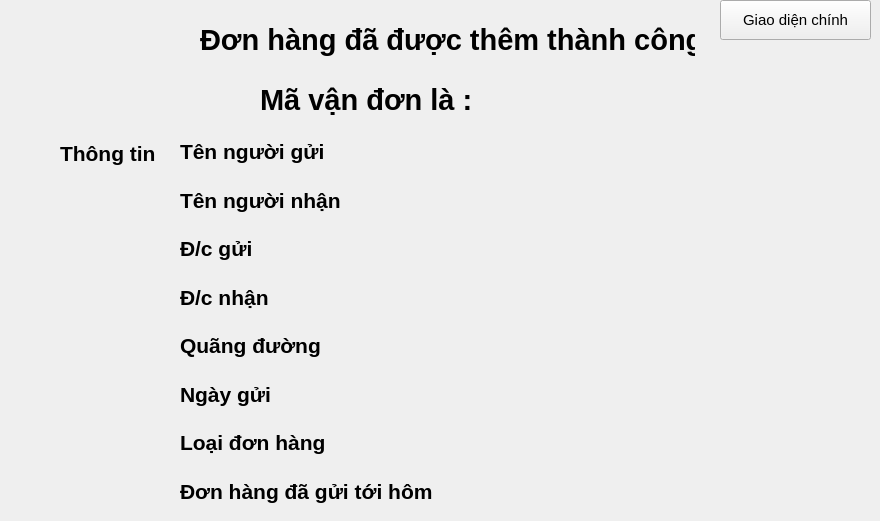
    <widget class="QWidget" name="ThemThanhCong3">
     <widget class="QLabel" name="label0_3">
      <property name="geometry">
       <rect>
        <x>200</x>
        <y>20</y>
        <width>495</width>
        <height>39</height>
       </rect>
      </property>
      <property name="font">
       <font>
        <family>Segoe UI</family>
        <pointsize>22</pointsize>
        <bold>true</bold>
       </font>
      </property>
      <property name="autoFillBackground">
       <bool>false</bool>
      </property>
      <property name="text">
       <string>Đơn hàng đã được thêm thành công</string>
      </property>
     </widget>
     <widget class="QLabel" name="label0_4">
      <property name="geometry">
       <rect>
        <x>260</x>
        <y>80</y>
        <width>212</width>
        <height>39</height>
       </rect>
      </property>
      <property name="font">
       <font>
        <family>Segoe UI</family>
        <pointsize>22</pointsize>
        <bold>true</bold>
       </font>
      </property>
      <property name="autoFillBackground">
       <bool>false</bool>
      </property>
      <property name="text">
       <string>Mã vận đơn là :</string>
      </property>
     </widget>
     <widget class="QLabel" name="label0_5">
      <property name="geometry">
       <rect>
        <x>60</x>
        <y>140</y>
        <width>97</width>
        <height>26</height>
       </rect>
      </property>
      <property name="font">
       <font>
        <family>Segoe UI</family>
        <pointsize>16</pointsize>
        <bold>true</bold>
       </font>
      </property>
      <property name="autoFillBackground">
       <bool>false</bool>
      </property>
      <property name="text">
       <string>Thông tin :</string>
      </property>
     </widget>
     <widget class="QWidget" name="verticalLayoutWidget">
      <property name="geometry">
       <rect>
        <x>180</x>
        <y>130</y>
        <width>323</width>
        <height>382</height>
       </rect>
      </property>
      <layout class="QVBoxLayout" name="verticalLayout">
       <item>
        <widget class="QLabel" name="label_28">
         <property name="font">
          <font>
           <pointsize>16</pointsize>
           <bold>true</bold>
          </font>
         </property>
         <property name="text">
          <string>Tên người gửi</string>
         </property>
        </widget>
       </item>
       <item>
        <widget class="QLabel" name="label_27">
         <property name="font">
          <font>
           <pointsize>16</pointsize>
           <bold>true</bold>
          </font>
         </property>
         <property name="text">
          <string>Tên người nhận</string>
         </property>
        </widget>
       </item>
       <item>
        <widget class="QLabel" name="label_11">
         <property name="font">
          <font>
           <pointsize>16</pointsize>
           <bold>true</bold>
          </font>
         </property>
         <property name="text">
          <string>Đ/c gửi</string>
         </property>
        </widget>
       </item>
       <item>
        <widget class="QLabel" name="label_12">
         <property name="font">
          <font>
           <pointsize>16</pointsize>
           <bold>true</bold>
          </font>
         </property>
         <property name="text">
          <string>Đ/c nhận</string>
         </property>
        </widget>
       </item>
       <item>
        <widget class="QLabel" name="label_15">
         <property name="font">
          <font>
           <pointsize>16</pointsize>
           <bold>true</bold>
          </font>
         </property>
         <property name="text">
          <string>Quãng đường</string>
         </property>
        </widget>
       </item>
       <item>
        <widget class="QLabel" name="label_14">
         <property name="font">
          <font>
           <pointsize>16</pointsize>
           <bold>true</bold>
          </font>
         </property>
         <property name="text">
          <string>Ngày gửi</string>
         </property>
        </widget>
       </item>
       <item>
        <widget class="QLabel" name="label_13">
         <property name="font">
          <font>
           <pointsize>16</pointsize>
           <bold>true</bold>
          </font>
         </property>
         <property name="text">
          <string>Loại đơn hàng</string>
         </property>
        </widget>
       </item>
       <item>
        <widget class="QLabel" name="label_16">
         <property name="font">
          <font>
           <pointsize>16</pointsize>
           <bold>true</bold>
          </font>
         </property>
         <property name="text">
          <string>Đơn hàng đã gửi tới hôm</string>
         </property>
        </widget>
       </item>
      </layout>
     </widget>
     <widget class="QPushButton" name="pushButtonVeGDCPageThemThanhCong">
      <property name="geometry">
       <rect>
        <x>720</x>
        <y>0</y>
        <width>151</width>
        <height>40</height>
       </rect>
      </property>
      <property name="font">
       <font>
        <pointsize>11</pointsize>
        <bold>false</bold>
       </font>
      </property>
      <property name="text">
       <string>Giao diện chính</string>
      </property>
     </widget>
     <widget class="QLabel" name="labelID">
      <property name="geometry">
       <rect>
        <x>490</x>
        <y>80</y>
        <width>201</width>
        <height>41</height>
       </rect>
      </property>
      <property name="font">
       <font>
        <family>Segoe UI</family>
        <pointsize>22</pointsize>
        <bold>true</bold>
       </font>
      </property>
      <property name="autoFillBackground">
       <bool>false</bool>
      </property>
      <property name="text">
       <string/>
      </property>
     </widget>
     <widget class="QWidget" name="layoutWidget">
      <property name="geometry">
       <rect>
        <x>510</x>
        <y>130</y>
        <width>351</width>
        <height>381</height>
       </rect>
      </property>
      <layout class="QVBoxLayout" name="verticalLayout_2">
       <item>
        <widget class="QLabel" name="labelTenNguoiGui">
         <property name="font">
          <font>
           <family>Segoe UI</family>
           <pointsize>16</pointsize>
           <bold>true</bold>
          </font>
         </property>
         <property name="mouseTracking">
          <bool>false</bool>
         </property>
         <property name="tabletTracking">
          <bool>false</bool>
         </property>
         <property name="autoFillBackground">
          <bool>false</bool>
         </property>
         <property name="text">
          <string/>
         </property>
        </widget>
       </item>
       <item>
        <widget class="QLabel" name="labelTenNguoiNhan">
         <property name="font">
          <font>
           <family>Segoe UI</family>
           <pointsize>16</pointsize>
           <bold>true</bold>
          </font>
         </property>
         <property name="mouseTracking">
          <bool>false</bool>
         </property>
         <property name="tabletTracking">
          <bool>false</bool>
         </property>
         <property name="autoFillBackground">
          <bool>false</bool>
         </property>
         <property name="text">
          <string/>
         </property>
        </widget>
       </item>
       <item>
        <widget class="QLabel" name="labelDiaChiGui">
         <property name="font">
          <font>
           <family>Segoe UI</family>
           <pointsize>16</pointsize>
           <bold>true</bold>
          </font>
         </property>
         <property name="mouseTracking">
          <bool>false</bool>
         </property>
         <property name="tabletTracking">
          <bool>false</bool>
         </property>
         <property name="autoFillBackground">
          <bool>false</bool>
         </property>
         <property name="text">
          <string/>
         </property>
        </widget>
       </item>
       <item>
        <widget class="QLabel" name="labelDiaChiNhan">
         <property name="font">
          <font>
           <family>Segoe UI</family>
           <pointsize>16</pointsize>
           <bold>true</bold>
          </font>
         </property>
         <property name="mouseTracking">
          <bool>false</bool>
         </property>
         <property name="tabletTracking">
          <bool>false</bool>
         </property>
         <property name="autoFillBackground">
          <bool>false</bool>
         </property>
         <property name="text">
          <string/>
         </property>
        </widget>
       </item>
       <item>
        <widget class="QLabel" name="labelQuangDuong">
         <property name="font">
          <font>
           <family>Segoe UI</family>
           <pointsize>16</pointsize>
           <bold>true</bold>
          </font>
         </property>
         <property name="mouseTracking">
          <bool>false</bool>
         </property>
         <property name="tabletTracking">
          <bool>false</bool>
         </property>
         <property name="autoFillBackground">
          <bool>false</bool>
         </property>
         <property name="text">
          <string/>
         </property>
        </widget>
       </item>
       <item>
        <widget class="QLabel" name="labelNgayThangNamGui">
         <property name="font">
          <font>
           <family>Segoe UI</family>
           <pointsize>16</pointsize>
           <bold>true</bold>
          </font>
         </property>
         <property name="mouseTracking">
          <bool>false</bool>
         </property>
         <property name="tabletTracking">
          <bool>false</bool>
         </property>
         <property name="autoFillBackground">
          <bool>false</bool>
         </property>
         <property name="text">
          <string/>
         </property>
        </widget>
       </item>
       <item>
        <widget class="QLabel" name="labelTaiLieuHayBuuKien">
         <property name="font">
          <font>
           <family>Segoe UI</family>
           <pointsize>16</pointsize>
           <bold>true</bold>
          </font>
         </property>
         <property name="mouseTracking">
          <bool>false</bool>
         </property>
         <property name="tabletTracking">
          <bool>false</bool>
         </property>
         <property name="autoFillBackground">
          <bool>false</bool>
         </property>
         <property name="text">
          <string/>
         </property>
        </widget>
       </item>
       <item>
        <widget class="QLabel" name="labelNgayThangNamNhan">
         <property name="font">
          <font>
           <family>Segoe UI</family>
           <pointsize>16</pointsize>
           <bold>true</bold>
          </font>
         </property>
         <property name="mouseTracking">
          <bool>false</bool>
         </property>
         <property name="tabletTracking">
          <bool>false</bool>
         </property>
         <property name="autoFillBackground">
          <bool>false</bool>
         </property>
         <property name="text">
          <string/>
         </property>
        </widget>
       </item>
      </layout>
     </widget>
    </widget>
